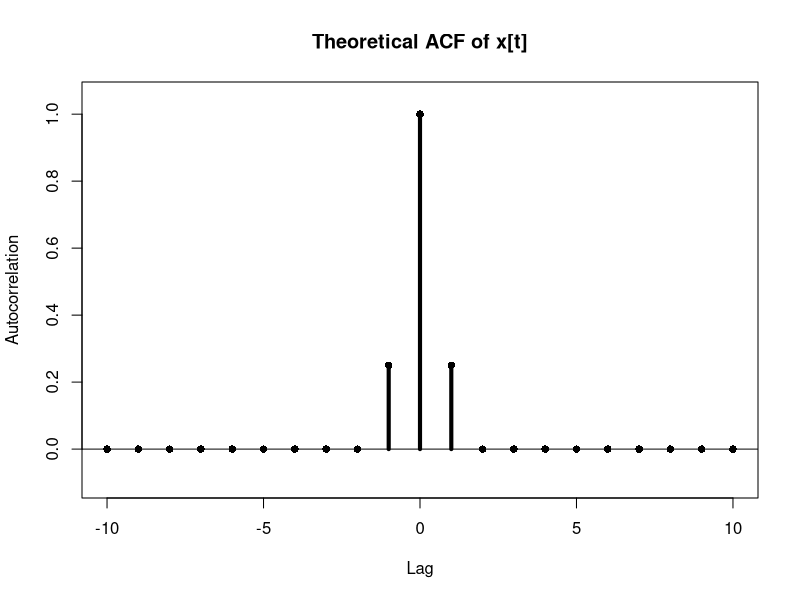
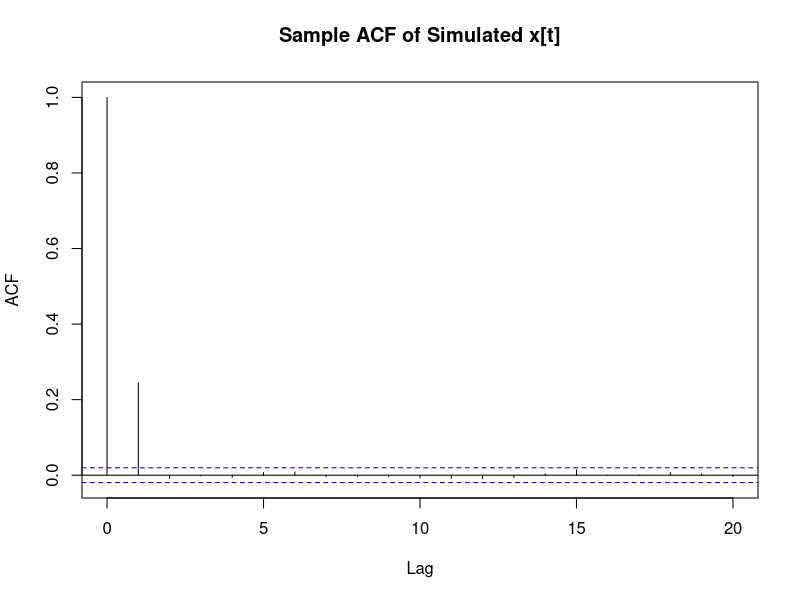

These charts were generated, in order, by the following R code:
# ============================================================
# Time Series Stationarity and ACF Exercises
# Author: Howard R. Silvey
# ============================================================
#
# Purpose:
#   1. Derive the mean, covariance function, and ACF for
#        x_t = w_t^2 * w_{t-1}^2 - 4
#   2. Simulate the process under Gaussian white noise.
#   3. Compare sample statistics and the sample ACF with
#      their theoretical counterparts.
#
# Model:
#   w_t is Gaussian white noise with:
#     E(w_t) = 0
#     sd(w_t) = 2
#     Var(w_t) = 4
#     E(w_t^4) = 3 * Var(w_t)^2 = 48
#
# Theoretical results:
#
#   E(x_t)
#     = E(w_t^2)E(w_{t-1}^2) - 4
#     = 4 * 4 - 4
#     = 12
#
#   Var(x_t)
#     = E(w_t^4)E(w_{t-1}^4)
#       - [E(w_t^2)E(w_{t-1}^2)]^2
#     = 48^2 - 16^2
#     = 2048
#
#   Cov(x_t, x_{t-1})
#     = E(w_t^2)E(w_{t-1}^4)E(w_{t-2}^2) - 16^2
#     = 4 * 48 * 4 - 256
#     = 512
#
#   Cov(x_t, x_{t-h}) = 0 for |h| > 1.
#
# Therefore:
#   rho(0) = 1
#   rho(+/-1) = 512 / 2048 = 1/4
#   rho(h) = 0 for |h| > 1

output_dir <- file.path(
  "outputs",
  "acf-plots"
)

dir.create(
  output_dir,
  recursive = TRUE,
  showWarnings = FALSE
)

innovation_sd <- 2
innovation_variance <- innovation_sd^2

second_moment <- innovation_variance
fourth_moment <- 3 * innovation_variance^2

process_mean <- second_moment^2 - 4

process_variance <- (
  fourth_moment^2
  - second_moment^4
)

lag_one_covariance <- (
  second_moment
  * fourth_moment
  * second_moment
  - second_moment^4
)

lag_one_acf <- (
  lag_one_covariance
  / process_variance
)

cat("\n\n--------------------------------------------\n")
cat("Theoretical results for Gaussian white noise\n")
cat("--------------------------------------------\n")

cat("E(x_t):", process_mean, "\n")
cat("Var(x_t):", process_variance, "\n")
cat("Cov(x_t, x_{t-1}):", lag_one_covariance, "\n")
cat("rho(1) = rho(-1):", lag_one_acf, "\n")
cat("rho(h) for |h| > 1: 0\n\n")

lags <- -10:10

theoretical_acf <- ifelse(
  lags == 0,
  1,
  ifelse(
    abs(lags) == 1,
    lag_one_acf,
    0
  )
)

theoretical_table <- data.frame(
  lag = lags,
  acf = theoretical_acf
)

write.csv(
  theoretical_table,
  file.path(
    output_dir,
    "theoretical-acf.csv"
  ),
  row.names = FALSE
)

png(
  filename = file.path(
    output_dir,
    "theoretical-acf.png"
  ),
  width = 1400,
  height = 900,
  res = 150
)

plot(
  theoretical_table$lag,
  theoretical_table$acf,
  type = "h",
  lwd = 4,
  xlab = "Lag",
  ylab = "Autocorrelation",
  main = "Theoretical ACF of x[t]",
  ylim = c(-0.1, 1.05)
)

abline(h = 0)

points(
  theoretical_table$lag,
  theoretical_table$acf,
  pch = 16
)

dev.off()

set.seed(2026)

n <- 10000

w <- rnorm(
  n = n + 1,
  mean = 0,
  sd = innovation_sd
)

x <- (
  w[2:(n + 1)]^2
  * w[1:n]^2
  - 4
)

sample_lag_one_covariance <- cov(
  x[-1],
  x[-length(x)]
)

sample_lag_one_acf <- cor(
  x[-1],
  x[-length(x)]
)

simulation_summary <- data.frame(
  statistic = c(
    "sample_mean",
    "sample_variance",
    "sample_lag_1_covariance",
    "sample_lag_1_acf"
  ),
  estimate = c(
    mean(x),
    var(x),
    sample_lag_one_covariance,
    sample_lag_one_acf
  ),
  theoretical = c(
    process_mean,
    process_variance,
    lag_one_covariance,
    lag_one_acf
  )
)

write.csv(
  simulation_summary,
  file.path(
    output_dir,
    "simulation-summary.csv"
  ),
  row.names = FALSE
)

cat("--------------------------------------------\n")
cat("Simulation results versus theory\n")
cat("--------------------------------------------\n")

print(simulation_summary)

png(
  filename = file.path(
    output_dir,
    "simulated-process-acf.png"
  ),
  width = 1400,
  height = 900,
  res = 150
)

acf(
  x,
  lag.max = 20,
  main = "Sample ACF of Simulated x[t]"
)

dev.off()

# ------------------------------------------------------------
# Interpretation and bridge to applied SARIMA analysis
# ------------------------------------------------------------
#
# Weak stationarity
#
# The process has constant mean and variance over time, and its covariance
# depends only on lag rather than calendar time.
#
# Dependence across time
#
# Although the innovations w_t are independent, x_t and x_{t-1} share the
# term w_{t-1}^2. This creates non-zero dependence at lag one. Observations
# separated by more than one lag do not share innovations and therefore have
# zero covariance.
#
# Covariance function
#
# The covariance function describes linear dependence between observations
# separated by each lag. For this process, dependence is concentrated at
# lag one.
#
# Autocorrelation function
#
# Standardizing covariance by the process variance gives:
#
#   rho(0) = 1
#   rho(+/-1) = 0.25
#   rho(h) = 0 for |h| > 1
#
# Theoretical versus sample behaviour
#
# A finite simulated sample does not reproduce theoretical quantities exactly
# because of sampling variation. With a sufficiently large sample, the sample
# mean, variance, covariance, and ACF should approach their theoretical values.
#
# Bridge to Script 02
#
# Script 02 applies the same concepts to observed unemployment data.
#
# Unlike the theoretical process, the covariance structure of the unemployment
# series is unknown. It must be inferred using:
#
# - visualization;
# - ACF;
# - PACF;
# - first differencing;
# - seasonal differencing;
# - stationarity testing;
# - SARIMA fitting;
# - residual diagnostics;
# - forecast validation.
#
# Key concepts carried into Script 02
#
# Mean and variance:
#   describe the level and dispersion of a process.
#
# Covariance:
#   measures dependence between observations at different lags.
#
# ACF:
#   summarizes correlation by lag and helps identify persistence, seasonality,
#   and moving-average structure.
#
# PACF:
#   isolates direct lag relationships after controlling for shorter lags and
#   helps identify autoregressive structure.
#
# Differencing:
#   transforms a non-stationary series toward stationarity.
#
# Seasonal differencing:
#   removes recurring dependence separated by a fixed seasonal period.
#
# SARIMA:
#   combines autoregressive, differencing, moving-average, and seasonal
#   components in one forecasting model.
#
# Residual diagnostics:
#   assess whether systematic dependence remains after model fitting.
#
# Forecast validation:
#   compares model-generated future values with observed holdout values.
#
# Final takeaway
#
# Stationarity and lag dependence should be understood before forecasting.
# Script 02 extends these concepts from a process with known mathematical
# structure to a real economic series whose structure must be diagnosed and
# estimated.
#
# ------------------------------------------------------------
# End of Script 01
# ------------------------------------------------------------
